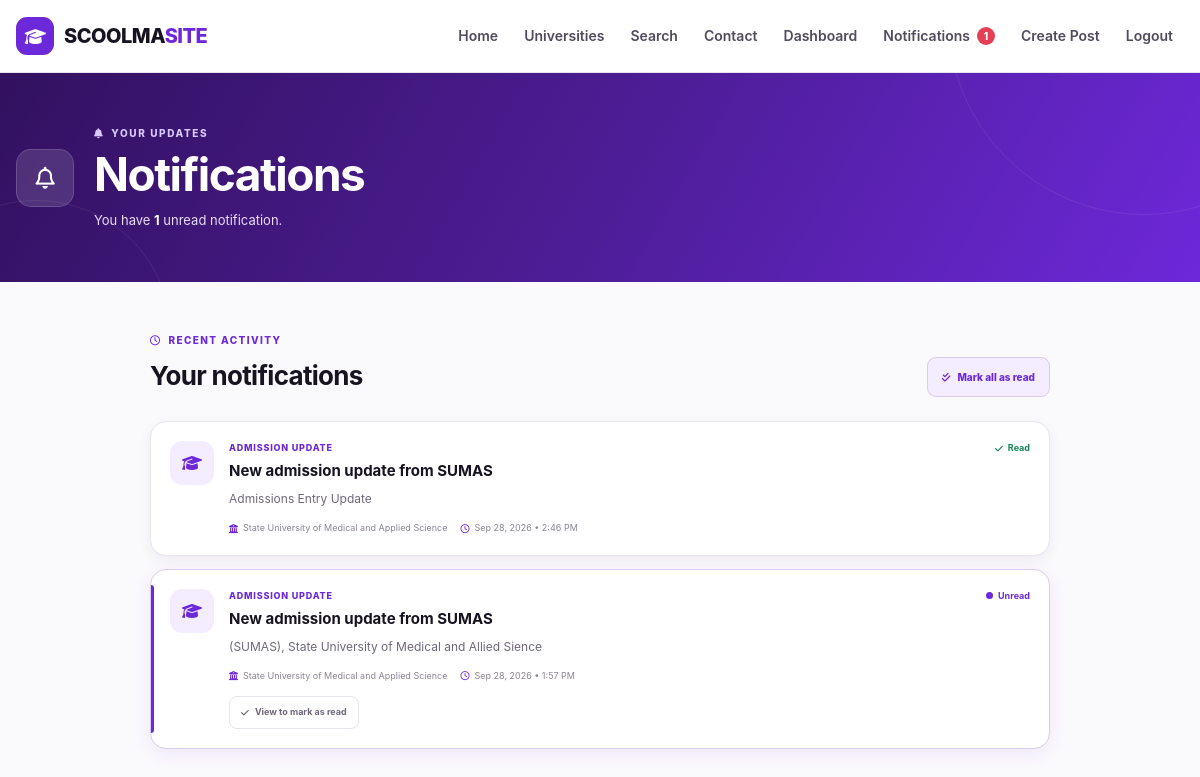
/notifications/ (signed in), run on an earlier commit of the app's database.
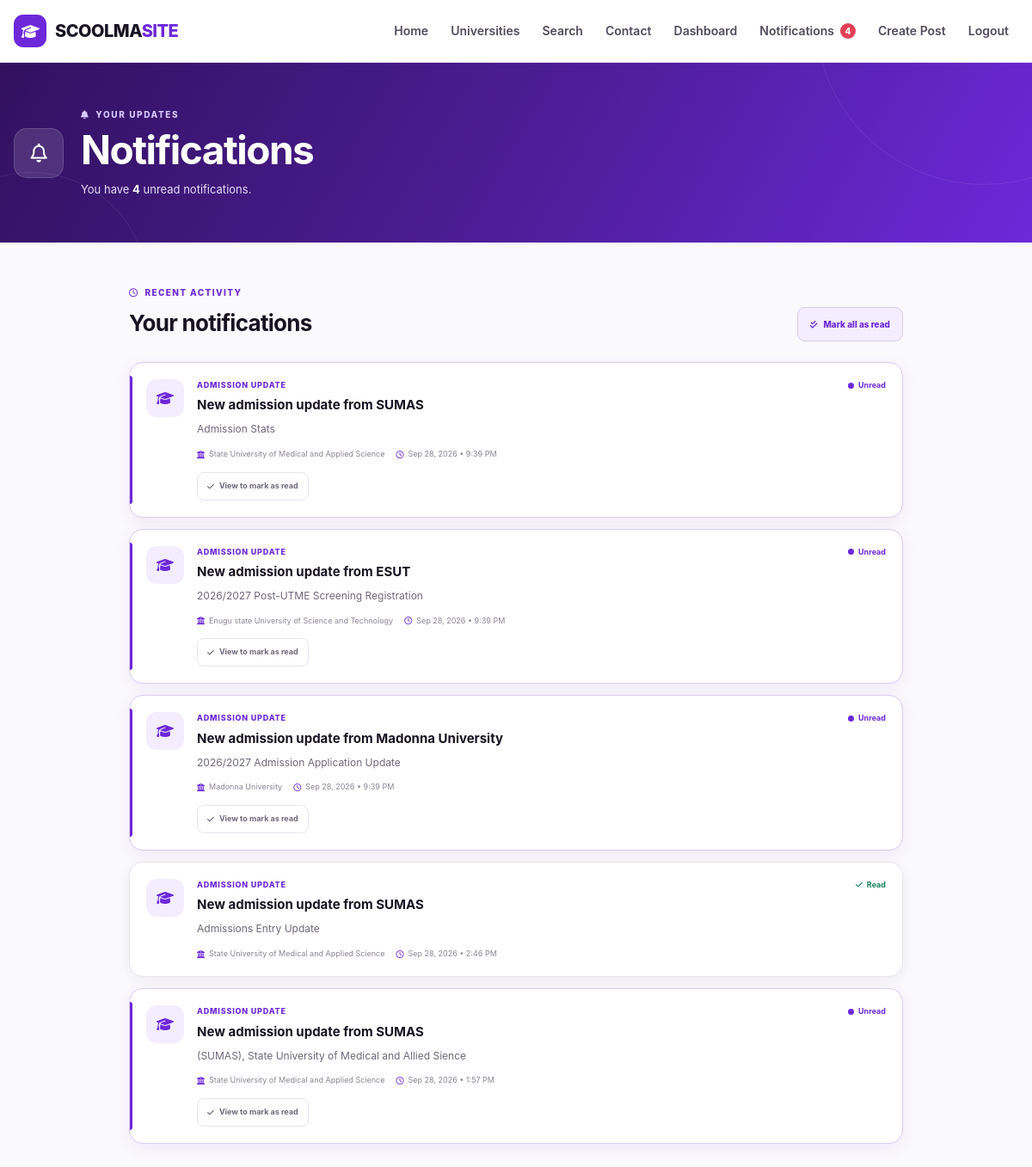
And on a later commit of the database.
### notifications/models.py (models this page shows, shortened)
class Notification(models.Model):
    NOTIFICATION_TYPES = [
        ("admission", "Admission Update"),
        ("post", "University Post"),
        ("system", "System Notification"),
    ]
    recipient = models.ForeignKey(
        User,
        on_delete=models.CASCADE,
        related_name="notifications"
    )
    university = models.ForeignKey(
        "uni.University",
        on_delete=models.CASCADE,
        null=True,
        blank=True,
        related_name="notifications"
    )
    admission_update = models.ForeignKey(
        "admissions.AdmissionUpdate",
        on_delete=models.CASCADE,
        null=True,
        blank=True,
        related_name="notifications"
    )
    notification_type = models.CharField(
        max_length=30,
        choices=NOTIFICATION_TYPES,
        default="system"
    )
    title = models.CharField(
        max_length=200
    )
    message = models.TextField()
    is_read = models.BooleanField(
        default=False
    )
    created_at = models.DateTimeField(
        auto_now_add=True
    )
    class Meta:
        ordering = ["-created_at"]
        constraints = [
            models.UniqueConstraint(
                fields=[
                    "recipient",
                    "admission_update"
                ],
                name="unique_admission_notification"
            )
        ]

### uni/models.py (models this page shows, shortened)
class University(models.Model):
    name = models.CharField(max_length=200)
    short_name = models.CharField(max_length=50, blank=True)
    country = models.CharField(max_length=100, default="Nigeria")
    state = models.CharField(max_length=100, blank=True)
    city = models.CharField(max_length=100, blank=True)
    description = models.TextField(blank=True)
    logo = models.ImageField(
        upload_to="universities/logos/",
        blank=True,
        null=True
    )
    cover_image = models.ImageField(
        upload_to="universities/covers/",
        blank=True,
        null=True
    )
    website = models.URLField(blank=True)
    is_verified = models.BooleanField(default=False)
    created_at = models.DateTimeField(auto_now_add=True)
    updated_at = models.DateTimeField(auto_now=True)
    slug = models.SlugField(max_length=200, unique=True, null=True)
    class Meta:
        ordering = ["name"]

### notifications/views.py (the view)
@login_required
def notification_list(request):
    notifications = Notification.objects.filter(
        recipient=request.user
    ).select_related(
        "university",
        "admission_update"
    )
    unread_count = notifications.filter(
        is_read=False
    ).count()
    return render(
        request,
        "notifications/list.html",
        {
            "notifications": notifications,
            "unread_count": unread_count,
        }
    )

### notifications/context_processors.py (called while the page is built)
def notification_count(request):
    if not request.user.is_authenticated:
        return {
            "unread_notification_count": 0
        }
    count = Notification.objects.filter(
        recipient=request.user,
        is_read=False
    ).count()
    return {
        "unread_notification_count": count
    }

### templates/notifications/list.html (shortened to what this page needs)
{% extends "base.html" %}
{% load static %}
{% block page_css %}
<link rel="stylesheet" href="{% static 'css/notification-list.css' %}">
{% endblock %}
{% block content %}
<main class="notifications-page">
<section class="notifications-header">
    <div class="notifications-header-inner">
        <div class="notifications-header-icon">
            <i class="fa-regular fa-bell"></i>
        </div>
        <div>
            <p class="notifications-eyebrow">
                <i class="fa-solid fa-bell"></i>
                YOUR UPDATES
            </p>
            <h1>
                Notifications
            </h1>
            {% if unread_count %}
                <p>
                    You have
                    <strong>{{ unread_count }}</strong>
                    unread notification{{ unread_count|pluralize }}.
                </p>
            {% else %}
                <p>
                    You're all caught up.
                </p>
            {% endif %}
        </div>
    </div>
</section>
<section class="notifications-content">
    <div class="notifications-toolbar">
        <div>
            <p class="notifications-section-label">
                <i class="fa-regular fa-clock"></i>
                RECENT ACTIVITY
            </p>
            <h2>
                Your notifications
            </h2>
        </div>
        {% if unread_count %}
            <form
                method="POST"
                action="{% url 'mark_all_notifications_read' %}"
            >
                <button
                    type="submit"
                    class="mark-all-button"
                >
                    <i class="fa-solid fa-check-double"></i>
                    Mark all as read
                </button>
            </form>
        {% endif %}
    </div>
    <div class="notifications-list">
        {% for notification in notifications %}
            <article
                class="notification-card {% if not notification.is_read %}notification-unread{% endif %}"
            >
                <div class="notification-icon">
                    {% if notification.notification_type == "admission" %}
                        <i class="fa-solid fa-graduation-cap"></i>
                    {% elif notification.notification_type == "post" %}
                        <i class="fa-solid fa-pen-to-square"></i>
                    {% else %}
                        <i class="fa-solid fa-bell"></i>
                    {% endif %}
                </div>
                <div class="notification-main">
                    <div class="notification-top">
                        <div>
                            <div class="notification-type">
                                {% if notification.notification_type == "admission" %}
                                    Admission Update
                                {% elif notification.notification_type == "post" %}
                                    University Post
                                {% else %}
                                    StudentMedia
                                {% endif %}
                            </div>
                            <h3>
                                {{ notification.title }}
                            </h3>
                        </div>
                        {% if not notification.is_read %}
                            <span class="unread-dot">
                                <span></span>
                                Unread
                            </span>
                        {% else %}
                            <span class="read-label">
                                <i class="fa-solid fa-check"></i>
                                Read
                            </span>
                        {% endif %}
                    </div>
                    <p class="notification-message">
                        {{ notification.message }}
                    </p>
                    <div class="notification-meta">
                        {% if notification.university %}
                            <span>
                                <i class="fa-solid fa-building-columns"></i>
                                {{ notification.university.name }}
                            </span>
                        {% endif %}
                        <span>
                            <i class="fa-regular fa-clock"></i>
                            {{ notification.created_at|date:"M d, Y • g:i A" }}
                        </span>
                    </div>
                    {% if not notification.is_read %}
                        <form
                            method="POST"
                            action="{% url 'mark_notification_read' notification.id %}"
                            class="notification-read-form"
                        >
                            <button
                                type="submit"
                                class="mark-read-button"
                            >
                                <i class="fa-solid fa-check"></i>
                                View to mark as read
                            </button>
                        </form>
                    {% endif %}
                </div>
            </article>
        {% endfor %}
    </div>
</section>
</main>
{% endblock %}

### templates/base.html (shortened to what this page needs)
{% load static %}
<!DOCTYPE html>
<html lang="en">
<head>
    <link
        rel="stylesheet"
        href="https://cdnjs.cloudflare.com/ajax/libs/font-awesome/6.7.2/css/all.min.css"
    >
    <link
        rel="stylesheet"
        href="{% static 'css/base.css' %}"
    >
    {% block page_css %}
    {% endblock %}
</head>
<body>
<header class="site-header">
    <div class="header-inner">
        <a
            href="{% url 'home' %}"
            class="logo"
        >
            <span class="logo-mark">
                <i class="fa-solid fa-graduation-cap"></i>
            </span>
            <span>
                SCOOLMA<span>SITE</span>
            </span>
        </a>
        <nav class="main-nav">
            <a href="{% url 'home' %}"
                class"{% if request.resolver_match.url_name == 'home'%}active{% endif %}">
                <span>Home</span>
            </a>
            <a href="{% url 'university_list' %}"
                class"{% if request.resolver_match.url_name == 'university_list'%}active{% endif %}">
                <span>Universities</span>
            </a>
            <a href="{% url 'search' %}"
                class"{% if request.resolver_match.url_name == 'search'%}active{% endif %}">
                <span>Search</span>
            </a>
            <a href="{% url "contact" %}"
                class"{% if request.resolver_match.url_name == 'contact'%}active{% endif %}">
                <span>Contact</span>
            </a>
            {% if user.is_authenticated %}
                <a href="{% url 'dashboard' %}"
                    class"{% if request.resolver_match.url_name == 'dashboard'%}active{% endif %}">
                    <span>Dashboard</span>
                </a>
                <a href="{% url 'notification_list' %}"
                    class"{% if request.resolver_match.url_name == 'notification_list'%}active{% endif %}">
                    <span>Notifications</span>
                    {% if unread_notification_count %}
                        <span class="notification-badge">
                            {{ unread_notification_count }}
                        </span>
                    {% endif %}
                </a>
                <a href="{% url 'create_post' %}"
                    class"{% if request.resolver_match.url_name == 'create_post'%}active{% endif %}">
                    <span>Create Post</span>
                </a>
                <a href="{% url 'logout' %}">
                    <span>Logout</span>
                </a>
            {% endif %}
        </nav>
    </div>
</header>
<main>
    {% block content %}
    {% endblock %}
</main>
</body>
</html>

### static/css/base.css (style rules this page uses)
:root { --purple: #6d28d9; --purple-dark: #4c1d95; --purple-deep: #32115f; --purple-soft: #f3edff; --ink: #171321; --muted: #6f687a; --white: #ffffff; --surface: #faf9fc; --border: #e8e4ee; --success: #16845b; --danger: #d63b4a; --shadow-sm: 0 4px 14px rgba(31, 20, 51, 0.06); --shadow-md: 0 12px 30px rgba(31, 20, 51, 0.10); --radius-sm: 10px; --radius-md: 16px; --radius-lg: 24px; --container: 1180px; }
* { box-sizing: border-box; margin: 0; padding: 0; }
html { scroll-behavior: smooth; }
body { min-height: 100vh; background: var(--surface); color: var(--ink); font-family: Inter, -apple-system, BlinkMacSystemFont, "Segoe UI", sans-serif; line-height: 1.6; }
a { color: inherit; text-decoration: none; }
button, input, select, textarea { font: inherit; }
.site-header { position: sticky; top: 0; z-index: 100; background: rgba(255, 255, 255, 0.96); border-bottom: 1px solid var(--border); backdrop-filter: blur(14px); }
.header-inner { width: min( calc(100% - 32px), var(--container) ); min-height: 72px; margin: 0 auto; display: flex; align-items: center; justify-content: space-between; gap: 24px; }
.logo { display: inline-flex; align-items: center; gap: 10px; font-size: 20px; font-weight: 800; letter-spacing: -0.5px; color: var(--ink); white-space: nowrap; }
.logo > span:last-child > span { color: var(--purple); }
.logo-mark { width: 38px; height: 38px; display: grid; place-items: center; border-radius: 11px; background: var(--purple); color: white; font-size: 17px; }
.main-nav { display: flex; align-items: center; gap: 4px; }
.main-nav a { position: relative; display: inline-flex; align-items: center; gap: 7px; padding: 9px 11px; color: #514b5d; font-size: 14px; font-weight: 600; border-radius: 9px; transition: background 0.2s ease, color 0.2s ease; }
.notification-badge { min-width: 18px; height: 18px; display: inline-flex; align-items: center; justify-content: center; padding: 0 5px; border-radius: 20px; background: #e43f55; color: white; font-size: 10px; font-weight: 800; }
main { min-height: 60vh; }

What changed in the data, as far as the page shows it:
added Notification: notification_type "admission" (drawn), title "New admission update from SUMAS", is_read False (drawn), message "Admission Stats", university.name "State University of Medical and Applied Science", created_at "Sep 28, 2026 • 9:39 PM"
added Notification: notification_type "admission" (drawn), title "New admission update from ESUT", is_read False (drawn), message "2026/2027 Post-UTME Screening Registration", university.name "Enugu state University of Science and Technology", created_at "Sep 28, 2026 • 9:39 PM"
added Notification: notification_type "admission" (drawn), title "New admission update from Madonna University", is_read False (drawn), message "2026/2027 Admission Application Update", university.name "Madonna University", created_at "Sep 28, 2026 • 9:39 PM"
Also different on the page:
{{ unread_notification_count }}: "1" → "4"
{{ unread_count }}: "1" → "4"
